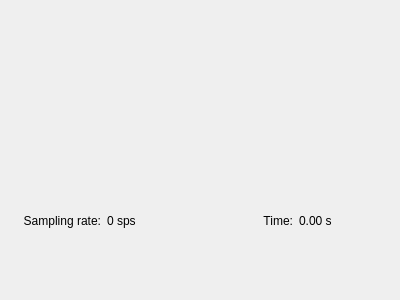
<?xml version="1.0" encoding="UTF-8"?>
<ui version="4.0">
 <class>SignalPlotsWidget</class>
 <widget class="QWidget" name="SignalPlotsWidget">
  <property name="geometry">
   <rect>
    <x>0</x>
    <y>0</y>
    <width>400</width>
    <height>300</height>
   </rect>
  </property>
  <property name="windowTitle">
   <string>Form</string>
  </property>
  <layout class="QVBoxLayout" name="verticalLayout" stretch="0,0">
   <item>
    <widget class="PlotWidget" name="graphWidget" native="true"/>
   </item>
   <item>
    <layout class="QHBoxLayout" name="horizontalLayout">
     <item>
      <widget class="QLabel" name="label1">
       <property name="text">
        <string>Sampling rate:</string>
       </property>
       <property name="alignment">
        <set>Qt::AlignRight|Qt::AlignTrailing|Qt::AlignVCenter</set>
       </property>
      </widget>
     </item>
     <item>
      <widget class="QLabel" name="spsLabel">
       <property name="text">
        <string>0 sps</string>
       </property>
      </widget>
     </item>
     <item>
      <widget class="QLabel" name="label2">
       <property name="text">
        <string>Time:</string>
       </property>
       <property name="alignment">
        <set>Qt::AlignRight|Qt::AlignTrailing|Qt::AlignVCenter</set>
       </property>
      </widget>
     </item>
     <item>
      <widget class="QLabel" name="timeLabel">
       <property name="text">
        <string>0.00 s</string>
       </property>
      </widget>
     </item>
    </layout>
   </item>
  </layout>
 </widget>
 <customwidgets>
  <customwidget>
   <class>PlotWidget</class>
   <extends>QWidget</extends>
   <header>pyqtgraph</header>
   <container>1</container>
  </customwidget>
 </customwidgets>
 <resources/>
 <connections/>
</ui>
